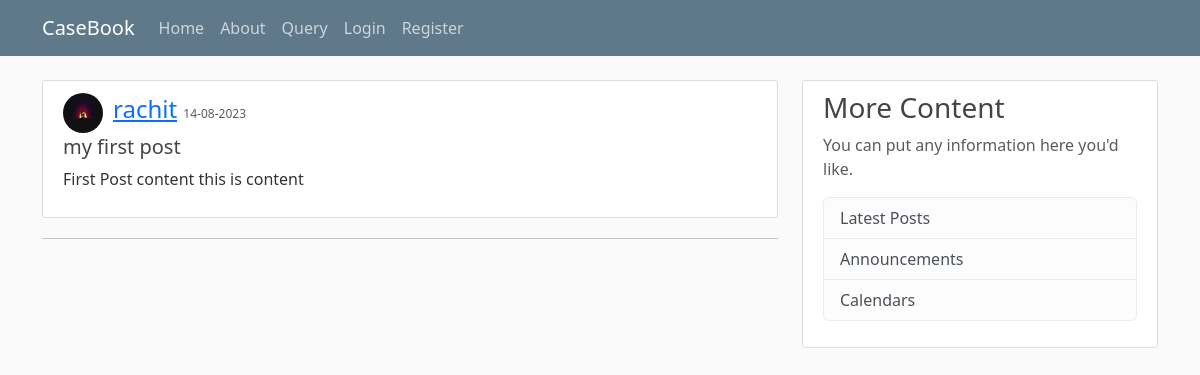
/post/1, run on the app's committed database.
### blogsite/models.py (models this page shows, shortened)
class User(db.Model, UserMixin):
    id = db.Column(db.Integer, primary_key=True)
    username = db.Column(db.String(20), unique=True, nullable=False)
    email = db.Column(db.String(100), unique=True, nullable=False)
    img_file = db.Column(db.String(20), nullable=False, default='default.jpeg')
    password = db.Column(db.String(60), nullable=False)
    posts = db.relationship('Post', backref='author', lazy=True)

class Post(db.Model):
    id = db.Column(db.Integer, primary_key=True)
    title = db.Column(db.String(50), nullable=False)
    date_posted = db.Column(db.DateTime, nullable=False, default=datetime.utcnow)
    content = db.Column(db.Text, nullable=False)
    user_id = db.Column(db.Integer, db.ForeignKey('user.id'), nullable=False)

### blogsite/routes.py (the view)
@app.route('/post/<int:post_id>')
def post(post_id):
    post = Post.query.get_or_404(post_id)
    return render_template('post.html',page_title=post.title,post=post)

### blogsite/templates/post.html (shortened to what this page needs)
{% extends "layout.html" %}
{% block page_content %}
<article class="media content-section">
  <div class="d-flex align-items-center">
    <img class="img-fluid rounded-circle article-img mr-3"
      src="{{ url_for('static',filename='profile_pic/'+post.author.img_file) }}" alt="Profile Photo of author">
    <div style="margin-left: 10px;">
      <div class="article-metadata">
        <a class="mr-2" href="#">{{ post.author.username }}</a>
        <small class="text-muted" style="font-size: 0.75rem;">{{ post.date_posted.strftime('%d-%m-%Y') }}</small>
      </div>
    </div>
  </div>
  <div class="media-body">
    <h2 class="article-title">{{ post.title }}</h2>
    <p class="article-content">{{ post.content }}</p>
  </div>
</article>
<hr>
{% endblock page_content %}

### blogsite/static/temp_style.css (style rules this page uses)
body { background: #fafafa; color: #333333; margin-top: 5rem; }
h1, h2, h3, h4, h5, h6 { color: #444444; }
.content-section { background: #ffffff; padding: 10px 20px; border: 1px solid #dddddd; border-radius: 3px; margin-bottom: 20px; }
.article-title { font-size: 1.25rem; }
.article-content { margin-top: 0.5rem; }
.article-img { height: 40px; width: 40px; }
.article-metadata { font-size: 1.5rem; margin-bottom: 0.5rem; }

### data on the page
User: img_file (picture), author.username "rachit"
Post: date_posted "14-08-2023", title "my first post", content "First Post content this is content"
